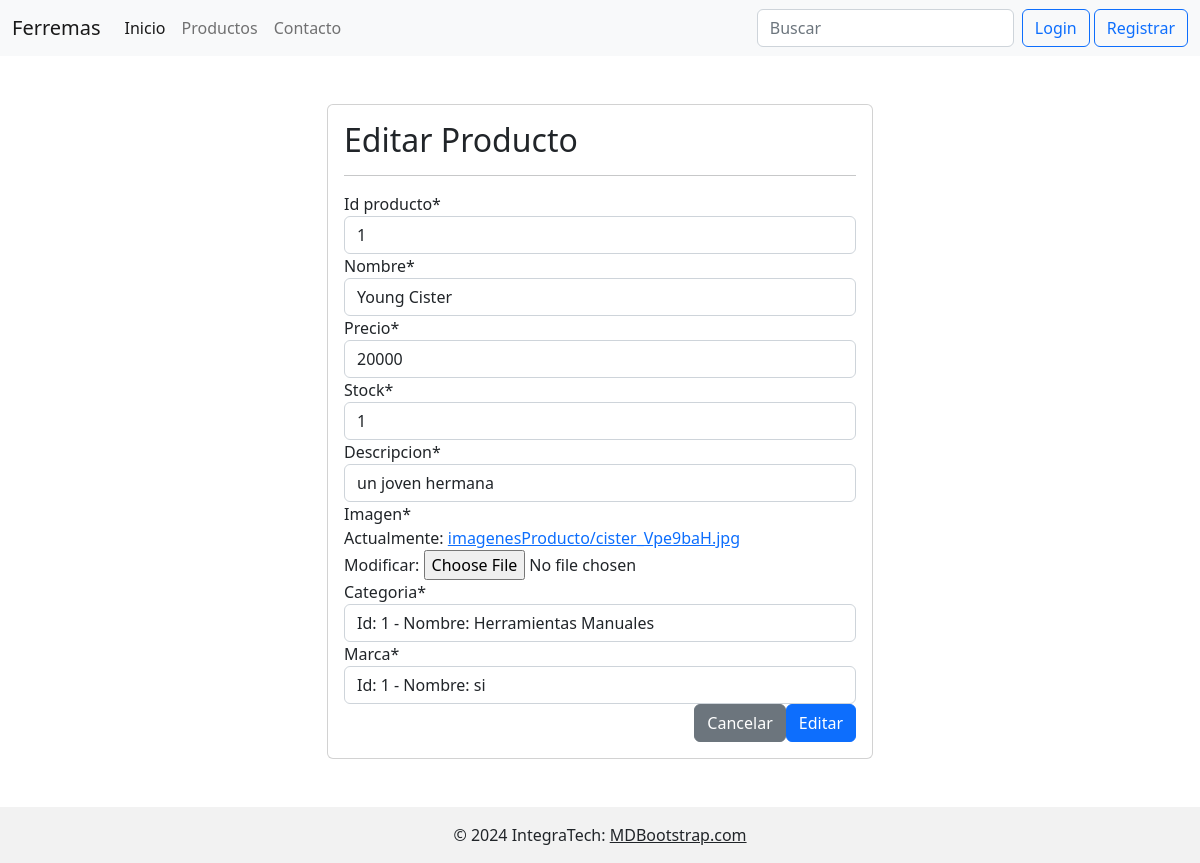
The app's page /modificarProducto/1/, older data.
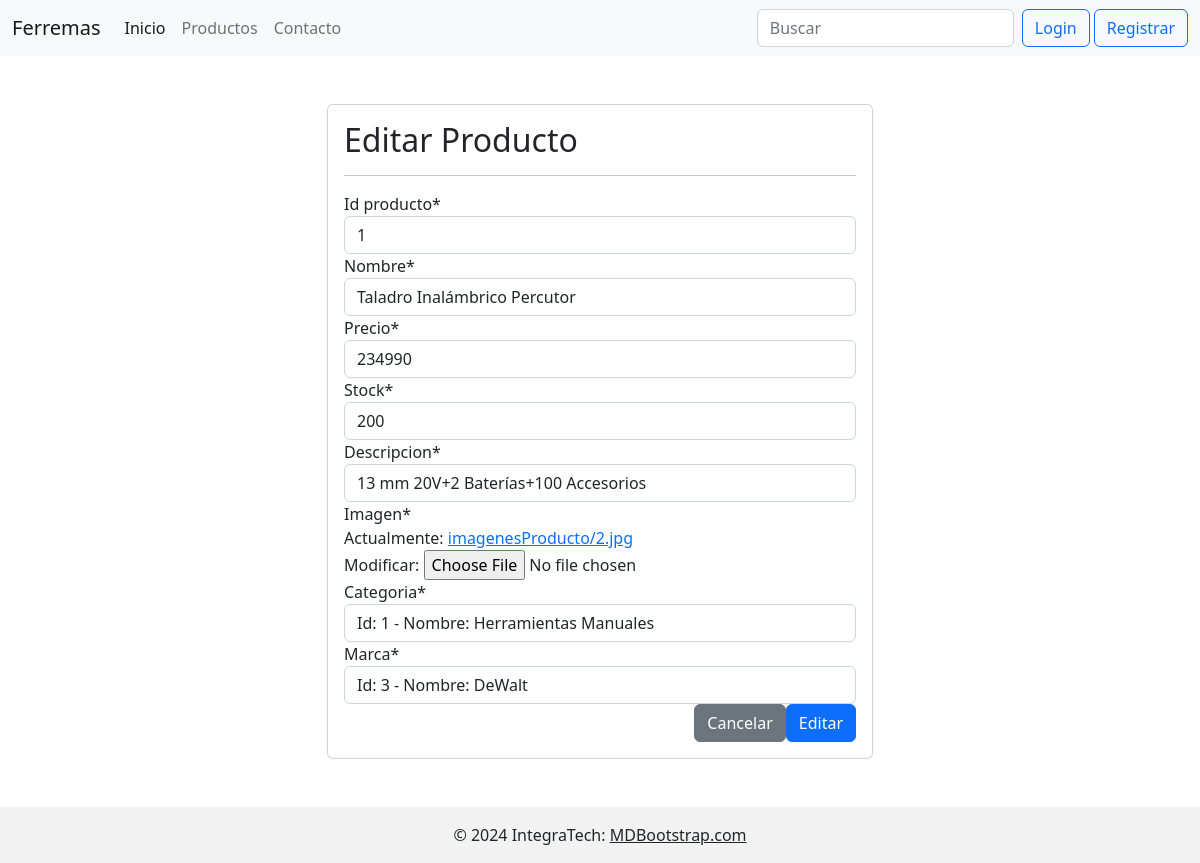
The same page, newer data.
### app/models.py (models this page shows, shortened)
class Producto(models.Model):
    id_producto = models.IntegerField(primary_key=True)
    nombre = models.CharField(max_length=40, null=False)
    precio = models.IntegerField(null=False)
    stock  = models.IntegerField(null=False)
    descripcion = models.CharField(max_length=100, null=False)
    imagen = models.ImageField(upload_to='imagenesProducto')
    fecha_agregar = models.DateField(auto_now_add=True)
    categoria = models.ForeignKey(Categoria, on_delete=models.CASCADE)
    marca = models.ForeignKey(Marca, on_delete=models.CASCADE, null=True)

### app/views.py (the view, shortened to what this page needs)
# urls.py: path('modificarProducto/<id>/', views.modificarProducto, name='modificarProducto'),
def modificarProducto(request, id):
    producto = get_object_or_404(Producto, id_producto=id)
    data = {
        'form':ProductoForm(instance=producto)
    }
    return render(request, 'modificarProducto.html', data)

### app/forms.py
class ProductoForm(forms.ModelForm):
    class Meta:
        model = Producto
        fields = '__all__'

### app/models.py (called while the page is built)
    def __str__(self):
        txt = "Id: {0} - Nombre: {1}"
        return txt.format(self.id_marca, self.nombre_marca)

    def __str__(self):
        txt = "Id: {0} - Nombre: {1}"
        return txt.format(self.id_categoria, self.nombre_categoria)

### app/templates/modificarProducto.html (shortened to what this page needs)
{% extends 'base.html' %}
{% load static %}
{% block content %}
{% load crispy_forms_tags %}
<div class="container mt-5 mb-5">
    <div class="row">
        <div class="col-12 col-md-6 offset-md-3">
            <div class="card">
                <div class="card-body">
                    <h2>Editar Producto</h2>
                    <hr>
                    <form action="" method="post" enctype="multipart/form-data">
                        {{ form | crispy }}
                        <div class="d-flex justify-content-end">
                            <input type="reset" value="Cancelar" class="btn btn-secondary">
                            <input type="submit" value="Editar" class="btn btn-primary">
                        </div>
                    </form>
                </div>
            </div>
        </div>
    </div>
</div>
{% endblock %}

Row changes from the older to the newer data that the page shows:
changed Producto "Id: 1 - Nombre: Herramientas Manuales": nombre "Young Cister" → "Taladro Inalámbrico Percutor"; precio "20000" → "234990"; stock "1" → "200"; descripcion "un joven hermana" → "13 mm 20V+2 Baterías+100 Accesorios"; marca "Id: 1 - Nombre: si" → "Id: 3 - Nombre: DeWalt"
Text that changed along with them:
text no longer shown: "Id producto * Nombre * Precio * Stock * Descripcion * Imagen * Actualmente: imagenesProducto/cister_Vpe9baH.jpg Modificar: Categoria * Marca *"
text now shown: "Id producto * Nombre * Precio * Stock * Descripcion * Imagen * Actualmente: imagenesProducto/2.jpg Modificar: Categoria * Marca *"
